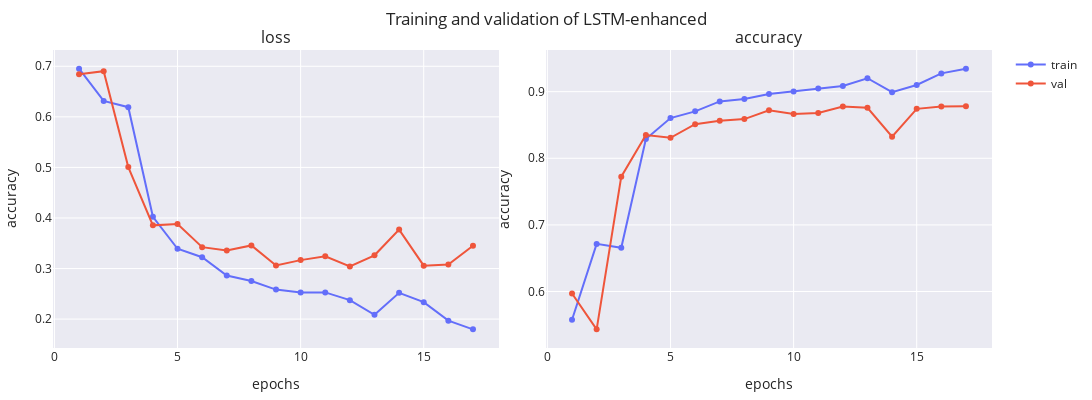

Notebook code cell kept with this figure:
### Code cell
lstm_enhanced = AmazonReviewsModel(
    2000, 256, LSTM, num_recurrent_layers=3, dropout=0.1, ffn_dims=[64], name='LSTM-enhanced')
_, fig = lstm_enhanced.train(dataset, f'{MODEL_PATH}/LSTM-enhanced.weights.h5', **train_default)
print(lstm_enhanced.evaluate(dataset.X_test, dataset.y_test))
fig

### Figure 1 — Plotly figure (JSON) as saved in the notebook; plotly's stock layout.template omitted (floating-point values rounded to 4 significant figures)
{"data": [{"line": {"color": "#636EFA"}, "marker": {"color": "#636EFA"}, "mode": "lines+markers", "name": "train", "showlegend": true, "type": "scatter", "x": [1, 2, 3, 4, 5, 6, 7, 8, 9, 10, 11, 12, 13, 14, 15, 16, 17], "xaxis": "x", "y": [0.6953, 0.6315, 0.6191, 0.4023, 0.3392, 0.3224, 0.2861, 0.2754, 0.2584, 0.2529, 0.2529, 0.2375, 0.2086, 0.252, 0.2336, 0.1969, 0.1798], "yaxis": "y"}, {"line": {"color": "#EF553B"}, "marker": {"color": "#EF553B"}, "mode": "lines+markers", "name": "val", "showlegend": true, "type": "scatter", "x": [1, 2, 3, 4, 5, 6, 7, 8, 9, 10, 11, 12, 13, 14, 15, 16, 17], "xaxis": "x", "y": [0.6842, 0.6902, 0.5006, 0.3854, 0.3879, 0.3423, 0.3359, 0.3457, 0.3059, 0.3167, 0.3243, 0.3042, 0.3262, 0.377, 0.3057, 0.3079, 0.3451], "yaxis": "y"}, {"line": {"color": "#636EFA"}, "marker": {"color": "#636EFA"}, "mode": "lines+markers", "name": "train", "showlegend": false, "type": "scatter", "x": [1, 2, 3, 4, 5, 6, 7, 8, 9, 10, 11, 12, 13, 14, 15, 16, 17], "xaxis": "x2", "y": [0.5577, 0.6715, 0.6657, 0.8291, 0.8604, 0.8705, 0.8853, 0.8891, 0.8967, 0.9003, 0.9047, 0.9086, 0.9202, 0.8992, 0.91, 0.9275, 0.9345], "yaxis": "y2"}, {"line": {"color": "#EF553B"}, "marker": {"color": "#EF553B"}, "mode": "lines+markers", "name": "val", "showlegend": false, "type": "scatter", "x": [1, 2, 3, 4, 5, 6, 7, 8, 9, 10, 11, 12, 13, 14, 15, 16, 17], "xaxis": "x2", "y": [0.597, 0.5432, 0.7724, 0.8348, 0.8308, 0.8512, 0.8562, 0.8588, 0.872, 0.8664, 0.868, 0.8776, 0.8758, 0.8324, 0.8742, 0.8778, 0.878], "yaxis": "y2"}], "layout": {"annotations": [{"font": {"size": 16}, "showarrow": false, "text": "loss", "x": 0.2375, "xanchor": "center", "xref": "paper", "y": 1, "yanchor": "bottom", "yref": "paper"}, {"font": {"size": 16}, "showarrow": false, "text": "accuracy", "x": 0.7625, "xanchor": "center", "xref": "paper", "y": 1, "yanchor": "bottom", "yref": "paper"}], "height": 400, "margin": {"b": 10, "l": 10, "r": 10, "t": 50}, "title": {"text": "Training and validation of LSTM-enhanced"}, "width": 1200, "xaxis": {"anchor": "y", "domain": [0, 0.475], "title": {"text": "epochs"}}, "xaxis2": {"anchor": "y2", "domain": [0.525, 1], "title": {"text": "epochs"}}, "yaxis": {"anchor": "x", "domain": [0, 1], "title": {"text": "accuracy"}}, "yaxis2": {"anchor": "x2", "domain": [0, 1], "title": {"text": "accuracy"}}}}
